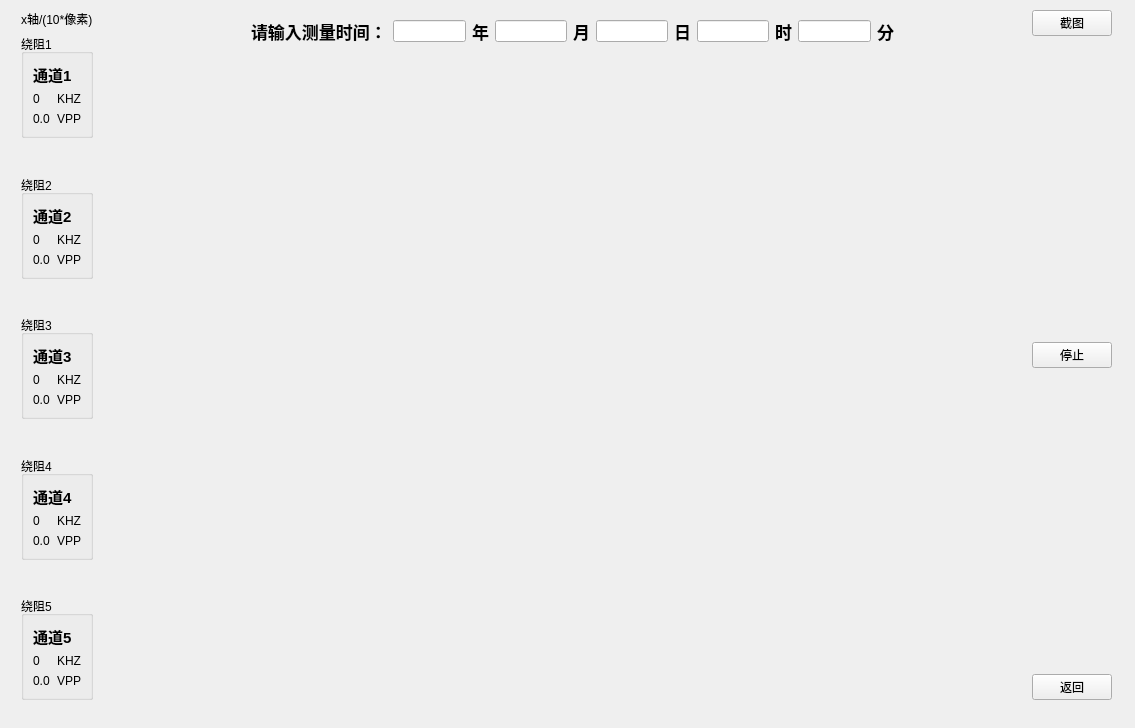
<?xml version="1.0" encoding="UTF-8"?>
<ui version="4.0">
 <class>history</class>
 <widget class="QWidget" name="history">
  <property name="geometry">
   <rect>
    <x>0</x>
    <y>0</y>
    <width>1135</width>
    <height>728</height>
   </rect>
  </property>
  <property name="minimumSize">
   <size>
    <width>1111</width>
    <height>728</height>
   </size>
  </property>
  <property name="maximumSize">
   <size>
    <width>1135</width>
    <height>728</height>
   </size>
  </property>
  <property name="windowTitle">
   <string>Form</string>
  </property>
  <widget class="QWidget" name="layoutWidget">
   <property name="geometry">
    <rect>
     <x>21</x>
     <y>10</y>
     <width>1091</width>
     <height>690</height>
    </rect>
   </property>
   <layout class="QHBoxLayout" name="horizontalLayout_13">
    <item>
     <layout class="QVBoxLayout" name="verticalLayout_15">
      <item>
       <widget class="QLabel" name="label_6">
        <property name="text">
         <string>x轴/(10*像素)</string>
        </property>
       </widget>
      </item>
      <item>
       <layout class="QVBoxLayout" name="verticalLayout_14">
        <item>
         <widget class="QGroupBox" name="groupBox_3">
          <property name="title">
           <string>绕阻1</string>
          </property>
          <layout class="QVBoxLayout" name="verticalLayout_9">
           <item>
            <layout class="QVBoxLayout" name="verticalLayout_4">
             <item>
              <widget class="QLabel" name="label_8">
               <property name="font">
                <font>
                 <pointsize>11</pointsize>
                 <weight>75</weight>
                 <bold>true</bold>
                </font>
               </property>
               <property name="text">
                <string>通道1</string>
               </property>
              </widget>
             </item>
             <item>
              <layout class="QHBoxLayout" name="horizontalLayout_2">
               <item>
                <widget class="QLabel" name="label_11">
                 <property name="text">
                  <string>0</string>
                 </property>
                </widget>
               </item>
               <item>
                <widget class="QLabel" name="label_9">
                 <property name="text">
                  <string>KHZ</string>
                 </property>
                </widget>
               </item>
              </layout>
             </item>
             <item>
              <layout class="QHBoxLayout" name="horizontalLayout_3">
               <item>
                <widget class="QLabel" name="label_12">
                 <property name="text">
                  <string>0.0</string>
                 </property>
                </widget>
               </item>
               <item>
                <widget class="QLabel" name="label_10">
                 <property name="text">
                  <string>VPP</string>
                 </property>
                </widget>
               </item>
              </layout>
             </item>
            </layout>
           </item>
          </layout>
         </widget>
        </item>
        <item>
         <spacer name="verticalSpacer">
          <property name="orientation">
           <enum>Qt::Vertical</enum>
          </property>
          <property name="sizeHint" stdset="0">
           <size>
            <width>20</width>
            <height>18</height>
           </size>
          </property>
         </spacer>
        </item>
        <item>
         <widget class="QGroupBox" name="groupBox_4">
          <property name="title">
           <string>绕阻2</string>
          </property>
          <layout class="QVBoxLayout" name="verticalLayout_10">
           <item>
            <layout class="QVBoxLayout" name="verticalLayout_5">
             <item>
              <widget class="QLabel" name="label_15">
               <property name="font">
                <font>
                 <pointsize>11</pointsize>
                 <weight>75</weight>
                 <bold>true</bold>
                </font>
               </property>
               <property name="text">
                <string>通道2</string>
               </property>
              </widget>
             </item>
             <item>
              <layout class="QHBoxLayout" name="horizontalLayout_4">
               <item>
                <widget class="QLabel" name="label_13">
                 <property name="text">
                  <string>0</string>
                 </property>
                </widget>
               </item>
               <item>
                <widget class="QLabel" name="label_14">
                 <property name="text">
                  <string>KHZ</string>
                 </property>
                </widget>
               </item>
              </layout>
             </item>
             <item>
              <layout class="QHBoxLayout" name="horizontalLayout_5">
               <item>
                <widget class="QLabel" name="label_16">
                 <property name="text">
                  <string>0.0</string>
                 </property>
                </widget>
               </item>
               <item>
                <widget class="QLabel" name="label_17">
                 <property name="text">
                  <string>VPP</string>
                 </property>
                </widget>
               </item>
              </layout>
             </item>
            </layout>
           </item>
          </layout>
         </widget>
        </item>
        <item>
         <spacer name="verticalSpacer_2">
          <property name="orientation">
           <enum>Qt::Vertical</enum>
          </property>
          <property name="sizeHint" stdset="0">
           <size>
            <width>20</width>
            <height>28</height>
           </size>
          </property>
         </spacer>
        </item>
        <item>
         <widget class="QGroupBox" name="groupBox_5">
          <property name="title">
           <string>绕阻3</string>
          </property>
          <layout class="QVBoxLayout" name="verticalLayout_11">
           <item>
            <layout class="QVBoxLayout" name="verticalLayout_6">
             <item>
              <widget class="QLabel" name="label_20">
               <property name="font">
                <font>
                 <pointsize>11</pointsize>
                 <weight>75</weight>
                 <bold>true</bold>
                </font>
               </property>
               <property name="text">
                <string>通道3</string>
               </property>
              </widget>
             </item>
             <item>
              <layout class="QHBoxLayout" name="horizontalLayout_6">
               <item>
                <widget class="QLabel" name="label_18">
                 <property name="text">
                  <string>0</string>
                 </property>
                </widget>
               </item>
               <item>
                <widget class="QLabel" name="label_19">
                 <property name="text">
                  <string>KHZ</string>
                 </property>
                </widget>
               </item>
              </layout>
             </item>
             <item>
              <layout class="QHBoxLayout" name="horizontalLayout_7">
               <item>
                <widget class="QLabel" name="label_21">
                 <property name="text">
                  <string>0.0</string>
                 </property>
                </widget>
               </item>
               <item>
                <widget class="QLabel" name="label_22">
                 <property name="text">
                  <string>VPP</string>
                 </property>
                </widget>
               </item>
              </layout>
             </item>
            </layout>
           </item>
          </layout>
         </widget>
        </item>
        <item>
         <spacer name="verticalSpacer_3">
          <property name="orientation">
           <enum>Qt::Vertical</enum>
          </property>
          <property name="sizeHint" stdset="0">
           <size>
            <width>20</width>
            <height>28</height>
           </size>
          </property>
         </spacer>
        </item>
        <item>
         <widget class="QGroupBox" name="groupBox_6">
          <property name="title">
           <string>绕阻4</string>
          </property>
          <layout class="QVBoxLayout" name="verticalLayout_12">
           <item>
            <layout class="QVBoxLayout" name="verticalLayout_7">
             <item>
              <widget class="QLabel" name="label_23">
               <property name="font">
                <font>
                 <pointsize>11</pointsize>
                 <weight>75</weight>
                 <bold>true</bold>
                </font>
               </property>
               <property name="text">
                <string>通道4</string>
               </property>
              </widget>
             </item>
             <item>
              <layout class="QHBoxLayout" name="horizontalLayout_8">
               <item>
                <widget class="QLabel" name="label_24">
                 <property name="text">
                  <string>0</string>
                 </property>
                </widget>
               </item>
               <item>
                <widget class="QLabel" name="label_25">
                 <property name="text">
                  <string>KHZ</string>
                 </property>
                </widget>
               </item>
              </layout>
             </item>
             <item>
              <layout class="QHBoxLayout" name="horizontalLayout_9">
               <item>
                <widget class="QLabel" name="label_26">
                 <property name="text">
                  <string>0.0</string>
                 </property>
                </widget>
               </item>
               <item>
                <widget class="QLabel" name="label_27">
                 <property name="text">
                  <string>VPP</string>
                 </property>
                </widget>
               </item>
              </layout>
             </item>
            </layout>
           </item>
          </layout>
         </widget>
        </item>
        <item>
         <spacer name="verticalSpacer_4">
          <property name="orientation">
           <enum>Qt::Vertical</enum>
          </property>
          <property name="sizeHint" stdset="0">
           <size>
            <width>20</width>
            <height>18</height>
           </size>
          </property>
         </spacer>
        </item>
        <item>
         <widget class="QGroupBox" name="groupBox_7">
          <property name="title">
           <string>绕阻5</string>
          </property>
          <layout class="QVBoxLayout" name="verticalLayout_13">
           <item>
            <layout class="QVBoxLayout" name="verticalLayout_8">
             <item>
              <widget class="QLabel" name="label_28">
               <property name="font">
                <font>
                 <pointsize>11</pointsize>
                 <weight>75</weight>
                 <bold>true</bold>
                </font>
               </property>
               <property name="text">
                <string>通道5</string>
               </property>
              </widget>
             </item>
             <item>
              <layout class="QHBoxLayout" name="horizontalLayout_10">
               <item>
                <widget class="QLabel" name="label_29">
                 <property name="text">
                  <string>0</string>
                 </property>
                </widget>
               </item>
               <item>
                <widget class="QLabel" name="label_30">
                 <property name="text">
                  <string>KHZ</string>
                 </property>
                </widget>
               </item>
              </layout>
             </item>
             <item>
              <layout class="QHBoxLayout" name="horizontalLayout_11">
               <item>
                <widget class="QLabel" name="label_31">
                 <property name="text">
                  <string>0.0</string>
                 </property>
                </widget>
               </item>
               <item>
                <widget class="QLabel" name="label_32">
                 <property name="text">
                  <string>VPP</string>
                 </property>
                </widget>
               </item>
              </layout>
             </item>
            </layout>
           </item>
          </layout>
         </widget>
        </item>
       </layout>
      </item>
     </layout>
    </item>
    <item>
     <layout class="QHBoxLayout" name="horizontalLayout_12">
      <item>
       <layout class="QVBoxLayout" name="verticalLayout_2">
        <item>
         <layout class="QHBoxLayout" name="horizontalLayout">
          <item>
           <spacer name="horizontalSpacer">
            <property name="orientation">
             <enum>Qt::Horizontal</enum>
            </property>
            <property name="sizeHint" stdset="0">
             <size>
              <width>188</width>
              <height>28</height>
             </size>
            </property>
           </spacer>
          </item>
          <item>
           <widget class="QLabel" name="label">
            <property name="font">
             <font>
              <pointsize>13</pointsize>
              <weight>75</weight>
              <bold>true</bold>
             </font>
            </property>
            <property name="text">
             <string>请输入测量时间：</string>
            </property>
           </widget>
          </item>
          <item>
           <widget class="QLineEdit" name="lineYear"/>
          </item>
          <item>
           <widget class="QLabel" name="label_3">
            <property name="font">
             <font>
              <pointsize>13</pointsize>
              <weight>75</weight>
              <bold>true</bold>
             </font>
            </property>
            <property name="text">
             <string>年</string>
            </property>
           </widget>
          </item>
          <item>
           <widget class="QLineEdit" name="lineMonth"/>
          </item>
          <item>
           <widget class="QLabel" name="label_4">
            <property name="font">
             <font>
              <pointsize>13</pointsize>
              <weight>75</weight>
              <bold>true</bold>
             </font>
            </property>
            <property name="text">
             <string>月</string>
            </property>
           </widget>
          </item>
          <item>
           <widget class="QLineEdit" name="lineDay">
            <property name="text">
             <string/>
            </property>
           </widget>
          </item>
          <item>
           <widget class="QLabel" name="label_5">
            <property name="font">
             <font>
              <pointsize>13</pointsize>
              <weight>75</weight>
              <bold>true</bold>
             </font>
            </property>
            <property name="text">
             <string>日</string>
            </property>
           </widget>
          </item>
          <item>
           <widget class="QLineEdit" name="lineHour"/>
          </item>
          <item>
           <widget class="QLabel" name="label_7">
            <property name="font">
             <font>
              <pointsize>13</pointsize>
              <weight>75</weight>
              <bold>true</bold>
             </font>
            </property>
            <property name="text">
             <string>时</string>
            </property>
           </widget>
          </item>
          <item>
           <widget class="QLineEdit" name="lineMinute"/>
          </item>
          <item>
           <widget class="QLabel" name="label_33">
            <property name="font">
             <font>
              <pointsize>13</pointsize>
              <weight>75</weight>
              <bold>true</bold>
             </font>
            </property>
            <property name="text">
             <string>分</string>
            </property>
           </widget>
          </item>
          <item>
           <spacer name="horizontalSpacer_2">
            <property name="orientation">
             <enum>Qt::Horizontal</enum>
            </property>
            <property name="sizeHint" stdset="0">
             <size>
              <width>168</width>
              <height>28</height>
             </size>
            </property>
           </spacer>
          </item>
         </layout>
        </item>
        <item>
         <spacer name="horizontalSpacer_5">
          <property name="orientation">
           <enum>Qt::Horizontal</enum>
          </property>
          <property name="sizeHint" stdset="0">
           <size>
            <width>898</width>
            <height>648</height>
           </size>
          </property>
         </spacer>
        </item>
       </layout>
      </item>
      <item>
       <layout class="QVBoxLayout" name="verticalLayout">
        <item>
         <widget class="QPushButton" name="snapbt">
          <property name="text">
           <string>截图</string>
          </property>
         </widget>
        </item>
        <item>
         <spacer name="verticalSpacer_6">
          <property name="orientation">
           <enum>Qt::Vertical</enum>
          </property>
          <property name="sizeHint" stdset="0">
           <size>
            <width>20</width>
            <height>208</height>
           </size>
          </property>
         </spacer>
        </item>
        <item>
         <widget class="QPushButton" name="stopbt">
          <property name="text">
           <string>停止</string>
          </property>
         </widget>
        </item>
        <item>
         <spacer name="verticalSpacer_5">
          <property name="orientation">
           <enum>Qt::Vertical</enum>
          </property>
          <property name="sizeHint" stdset="0">
           <size>
            <width>20</width>
            <height>208</height>
           </size>
          </property>
         </spacer>
        </item>
        <item>
         <widget class="QPushButton" name="retbt">
          <property name="text">
           <string>返回</string>
          </property>
         </widget>
        </item>
       </layout>
      </item>
     </layout>
    </item>
   </layout>
  </widget>
 </widget>
 <resources/>
 <connections/>
</ui>
